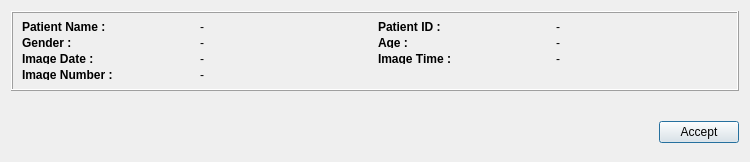
<ui version="4.0" >
 <class>udg::QDicomDumpBase</class>
 <widget class="QDialog" name="udg::QDicomDumpBase" >
  <property name="geometry" >
   <rect>
    <x>0</x>
    <y>0</y>
    <width>750</width>
    <height>162</height>
   </rect>
  </property>
  <property name="minimumSize" >
   <size>
    <width>0</width>
    <height>0</height>
   </size>
  </property>
  <property name="windowTitle" >
   <string>Dicom dump</string>
  </property>
  <layout class="QGridLayout" >
   <item row="0" column="0" >
    <widget class="QFrame" name="Frame" >
     <property name="minimumSize" >
      <size>
       <width>630</width>
       <height>80</height>
      </size>
     </property>
     <property name="frameShape" >
      <enum>QFrame::Box</enum>
     </property>
     <property name="frameShadow" >
      <enum>QFrame::Raised</enum>
     </property>
     <layout class="QGridLayout" >
      <item row="0" column="0" >
       <widget class="QLabel" name="m_labelPatientName" >
        <property name="font" >
         <font>
          <weight>75</weight>
          <bold>true</bold>
         </font>
        </property>
        <property name="acceptDrops" >
         <bool>false</bool>
        </property>
        <property name="text" >
         <string>Patient Name :</string>
        </property>
       </widget>
      </item>
      <item row="0" column="1" >
       <widget class="QLabel" name="m_labelPatientNameValue" >
        <property name="text" >
         <string>-</string>
        </property>
       </widget>
      </item>
      <item row="0" column="2" >
       <widget class="QLabel" name="m_labelPatientID" >
        <property name="font" >
         <font>
          <weight>75</weight>
          <bold>true</bold>
         </font>
        </property>
        <property name="text" >
         <string>Patient ID :</string>
        </property>
       </widget>
      </item>
      <item row="0" column="3" >
       <widget class="QLabel" name="m_labelPatientIDValue" >
        <property name="text" >
         <string>-</string>
        </property>
       </widget>
      </item>
      <item row="1" column="0" >
       <widget class="QLabel" name="m_labelPatientSex" >
        <property name="font" >
         <font>
          <weight>75</weight>
          <bold>true</bold>
         </font>
        </property>
        <property name="text" >
         <string>Gender :</string>
        </property>
       </widget>
      </item>
      <item row="1" column="1" >
       <widget class="QLabel" name="m_labelPatientSexValue" >
        <property name="text" >
         <string>-</string>
        </property>
       </widget>
      </item>
      <item row="1" column="2" >
       <widget class="QLabel" name="m_labelPatientAge" >
        <property name="font" >
         <font>
          <weight>75</weight>
          <bold>true</bold>
         </font>
        </property>
        <property name="acceptDrops" >
         <bool>false</bool>
        </property>
        <property name="text" >
         <string>Age :</string>
        </property>
       </widget>
      </item>
      <item row="1" column="3" >
       <widget class="QLabel" name="m_labelPatientAgeValue" >
        <property name="text" >
         <string>-</string>
        </property>
       </widget>
      </item>
      <item row="2" column="0" >
       <widget class="QLabel" name="m_labelImageDate" >
        <property name="font" >
         <font>
          <weight>75</weight>
          <bold>true</bold>
         </font>
        </property>
        <property name="acceptDrops" >
         <bool>false</bool>
        </property>
        <property name="text" >
         <string>Image Date :</string>
        </property>
       </widget>
      </item>
      <item row="2" column="1" >
       <widget class="QLabel" name="m_labelImageDateValue" >
        <property name="text" >
         <string>-</string>
        </property>
       </widget>
      </item>
      <item row="2" column="2" >
       <widget class="QLabel" name="m_labelImageTime" >
        <property name="font" >
         <font>
          <weight>75</weight>
          <bold>true</bold>
         </font>
        </property>
        <property name="text" >
         <string>Image Time :</string>
        </property>
       </widget>
      </item>
      <item row="2" column="3" >
       <widget class="QLabel" name="m_labelImageTimeValue" >
        <property name="text" >
         <string>-</string>
        </property>
       </widget>
      </item>
      <item row="3" column="0" >
       <widget class="QLabel" name="m_labelImageNumber" >
        <property name="font" >
         <font>
          <weight>75</weight>
          <bold>true</bold>
         </font>
        </property>
        <property name="text" >
         <string>Image Number :</string>
        </property>
       </widget>
      </item>
      <item row="3" column="1" >
       <widget class="QLabel" name="m_labelImageNumberValue" >
        <property name="text" >
         <string>-</string>
        </property>
       </widget>
      </item>
     </layout>
    </widget>
   </item>
   <item row="1" column="0" >
    <widget class="udg::QDicomDumpMRWidget" native="1" name="m_qdicomDumpMRWidget" />
   </item>
   <item row="2" column="0" >
    <widget class="QDicomDumpCTSurveyWidget" native="1" name="m_qdicomDumpCTSurveyWidget" />
   </item>
   <item row="3" column="0" >
    <widget class="QDicomDumpCTWidget" native="1" name="m_qdicomDumpCTWidget" />
   </item>
   <item row="4" column="0" >
    <widget class="QDicomDumpCTHelixWidget" native="1" name="m_qdicomDumpCTHelixWidget" />
   </item>
   <item row="5" column="0" >
    <layout class="QHBoxLayout" >
     <item>
      <spacer>
       <property name="orientation" >
        <enum>Qt::Horizontal</enum>
       </property>
       <property name="sizeHint" >
        <size>
         <width>40</width>
         <height>20</height>
        </size>
       </property>
      </spacer>
     </item>
     <item>
      <widget class="QPushButton" name="m_pushButtonAccept" >
       <property name="text" >
        <string>Accept</string>
       </property>
      </widget>
     </item>
    </layout>
   </item>
   <item row="6" column="0" >
    <spacer>
     <property name="orientation" >
      <enum>Qt::Vertical</enum>
     </property>
     <property name="sizeType" >
      <enum>QSizePolicy::Expanding</enum>
     </property>
     <property name="sizeHint" >
      <size>
       <width>20</width>
       <height>40</height>
      </size>
     </property>
    </spacer>
   </item>
  </layout>
 </widget>
 <customwidgets>
  <customwidget>
   <class>udg::QDicomDumpMRWidget</class>
   <extends>QWidget</extends>
   <header>qdicomdumpmrwidget.h</header>
   <container>1</container>
  </customwidget>
  <customwidget>
   <class>QDicomDumpCTSurveyWidget</class>
   <extends>QWidget</extends>
   <header>qdicomdumpctsurveywidget.h</header>
   <container>1</container>
  </customwidget>
  <customwidget>
   <class>QDicomDumpCTHelixWidget</class>
   <extends>QWidget</extends>
   <header>qdicomdumpcthelixwidget.h</header>
   <container>1</container>
  </customwidget>
  <customwidget>
   <class>QDicomDumpCTWidget</class>
   <extends>QWidget</extends>
   <header>qdicomdumpctwidget.h</header>
   <container>1</container>
  </customwidget>
 </customwidgets>
 <resources/>
 <connections/>
</ui>
